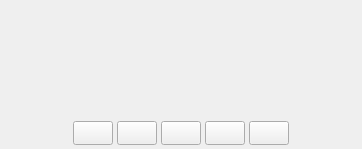
<?xml version="1.0" encoding="UTF-8"?>
<ui version="4.0">
 <class>KiranDisplayConfigurationPanel</class>
 <widget class="QWidget" name="KiranDisplayConfigurationPanel">
  <property name="geometry">
   <rect>
    <x>0</x>
    <y>0</y>
    <width>362</width>
    <height>149</height>
   </rect>
  </property>
  <property name="windowTitle">
   <string>Form</string>
  </property>
  <property name="styleSheet">
   <string notr="true"/>
  </property>
  <layout class="QVBoxLayout" name="verticalLayout">
   <property name="spacing">
    <number>24</number>
   </property>
   <property name="leftMargin">
    <number>24</number>
   </property>
   <property name="topMargin">
    <number>24</number>
   </property>
   <property name="rightMargin">
    <number>24</number>
   </property>
   <property name="bottomMargin">
    <number>0</number>
   </property>
   <item>
    <widget class="KiranDisplayConfigItemContain" name="contain" native="true">
     <property name="sizePolicy">
      <sizepolicy hsizetype="Preferred" vsizetype="Expanding">
       <horstretch>0</horstretch>
       <verstretch>0</verstretch>
      </sizepolicy>
     </property>
     <layout class="QHBoxLayout" name="horizontalLayout_4">
      <property name="spacing">
       <number>0</number>
      </property>
      <property name="leftMargin">
       <number>0</number>
      </property>
      <property name="topMargin">
       <number>0</number>
      </property>
      <property name="rightMargin">
       <number>0</number>
      </property>
      <property name="bottomMargin">
       <number>0</number>
      </property>
     </layout>
    </widget>
   </item>
   <item>
    <widget class="QWidget" name="btns_widget" native="true">
     <property name="autoFillBackground">
      <bool>false</bool>
     </property>
     <layout class="QHBoxLayout" name="horizontalLayout">
      <property name="spacing">
       <number>0</number>
      </property>
      <property name="leftMargin">
       <number>0</number>
      </property>
      <property name="topMargin">
       <number>0</number>
      </property>
      <property name="rightMargin">
       <number>0</number>
      </property>
      <property name="bottomMargin">
       <number>0</number>
      </property>
      <item>
       <layout class="QHBoxLayout" name="horizontalLayout_2">
        <property name="spacing">
         <number>4</number>
        </property>
        <property name="sizeConstraint">
         <enum>QLayout::SetDefaultConstraint</enum>
        </property>
        <property name="bottomMargin">
         <number>4</number>
        </property>
        <item>
         <spacer name="horizontalSpacer_3">
          <property name="orientation">
           <enum>Qt::Horizontal</enum>
          </property>
          <property name="sizeHint" stdset="0">
           <size>
            <width>40</width>
            <height>20</height>
           </size>
          </property>
         </spacer>
        </item>
        <item>
         <widget class="KiranIconPushButton" name="pushButton_left">
          <property name="minimumSize">
           <size>
            <width>40</width>
            <height>24</height>
           </size>
          </property>
          <property name="maximumSize">
           <size>
            <width>40</width>
            <height>24</height>
           </size>
          </property>
          <property name="toolTip">
           <string>Rotate left 90 degrees</string>
          </property>
          <property name="styleSheet">
           <string notr="true"/>
          </property>
          <property name="text">
           <string/>
          </property>
          <property name="iconSize">
           <size>
            <width>40</width>
            <height>24</height>
           </size>
          </property>
         </widget>
        </item>
        <item>
         <widget class="KiranIconPushButton" name="pushButton_right">
          <property name="minimumSize">
           <size>
            <width>40</width>
            <height>24</height>
           </size>
          </property>
          <property name="maximumSize">
           <size>
            <width>40</width>
            <height>24</height>
           </size>
          </property>
          <property name="toolTip">
           <string>Rotate right 90 degrees</string>
          </property>
          <property name="styleSheet">
           <string notr="true"/>
          </property>
          <property name="text">
           <string/>
          </property>
          <property name="iconSize">
           <size>
            <width>40</width>
            <height>24</height>
           </size>
          </property>
         </widget>
        </item>
        <item>
         <widget class="KiranIconPushButton" name="pushButton_horizontal">
          <property name="minimumSize">
           <size>
            <width>40</width>
            <height>24</height>
           </size>
          </property>
          <property name="maximumSize">
           <size>
            <width>40</width>
            <height>24</height>
           </size>
          </property>
          <property name="toolTip">
           <string>Turn left and right</string>
          </property>
          <property name="styleSheet">
           <string notr="true"/>
          </property>
          <property name="text">
           <string/>
          </property>
          <property name="iconSize">
           <size>
            <width>40</width>
            <height>24</height>
           </size>
          </property>
          <property name="checkable">
           <bool>true</bool>
          </property>
         </widget>
        </item>
        <item>
         <widget class="KiranIconPushButton" name="pushButton_vertical">
          <property name="minimumSize">
           <size>
            <width>40</width>
            <height>24</height>
           </size>
          </property>
          <property name="maximumSize">
           <size>
            <width>40</width>
            <height>24</height>
           </size>
          </property>
          <property name="toolTip">
           <string>upside down</string>
          </property>
          <property name="styleSheet">
           <string notr="true"/>
          </property>
          <property name="text">
           <string/>
          </property>
          <property name="iconSize">
           <size>
            <width>40</width>
            <height>24</height>
           </size>
          </property>
          <property name="checkable">
           <bool>true</bool>
          </property>
         </widget>
        </item>
        <item>
         <widget class="KiranIconPushButton" name="pushButton_identifying">
          <property name="minimumSize">
           <size>
            <width>40</width>
            <height>24</height>
           </size>
          </property>
          <property name="maximumSize">
           <size>
            <width>40</width>
            <height>24</height>
           </size>
          </property>
          <property name="toolTip">
           <string>Identification display</string>
          </property>
          <property name="styleSheet">
           <string notr="true"/>
          </property>
          <property name="text">
           <string/>
          </property>
          <property name="iconSize">
           <size>
            <width>40</width>
            <height>24</height>
           </size>
          </property>
         </widget>
        </item>
        <item>
         <spacer name="horizontalSpacer_4">
          <property name="orientation">
           <enum>Qt::Horizontal</enum>
          </property>
          <property name="sizeHint" stdset="0">
           <size>
            <width>40</width>
            <height>20</height>
           </size>
          </property>
         </spacer>
        </item>
       </layout>
      </item>
     </layout>
    </widget>
   </item>
  </layout>
 </widget>
 <customwidgets>
  <customwidget>
   <class>KiranDisplayConfigItemContain</class>
   <extends>QWidget</extends>
   <header>kiran-display-config-item-contain.h</header>
   <container>1</container>
  </customwidget>
  <customwidget>
   <class>KiranIconPushButton</class>
   <extends>QPushButton</extends>
   <header location="global">kiran-icon-pushbutton/kiran-icon-pushbutton.h</header>
  </customwidget>
 </customwidgets>
 <resources/>
 <connections/>
</ui>
